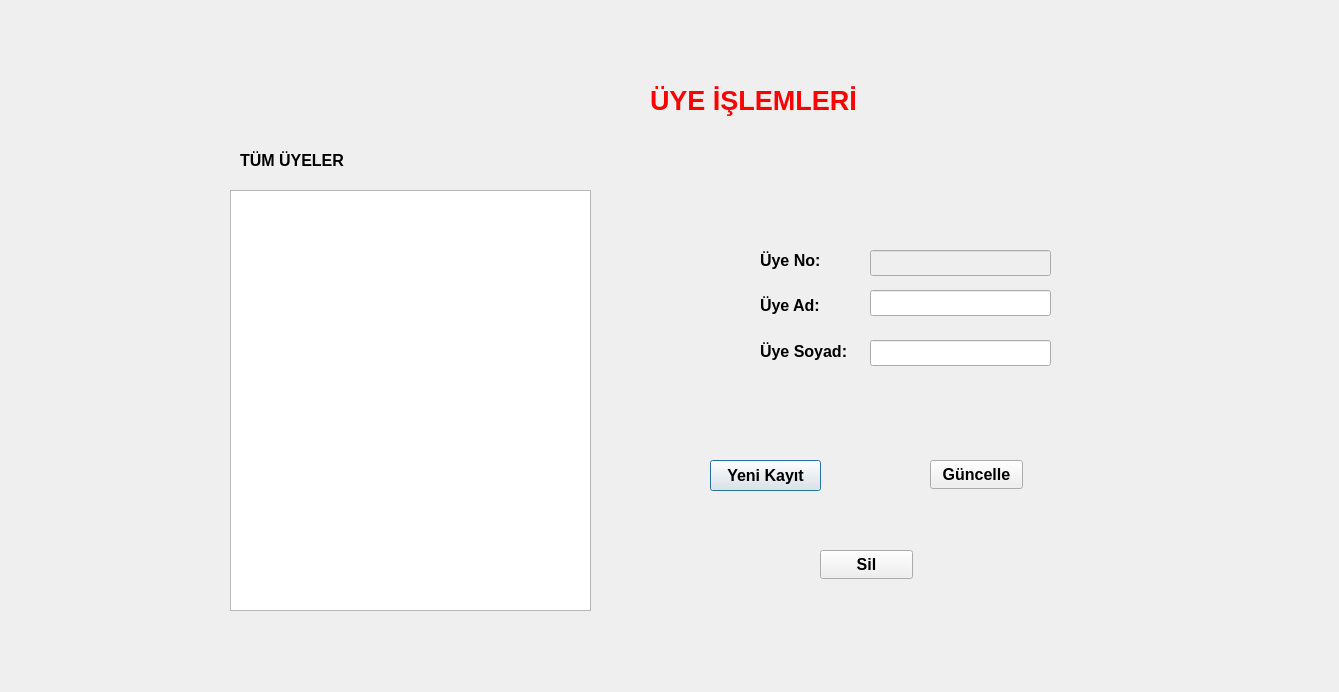
<?xml version="1.0" encoding="UTF-8"?>
<ui version="4.0">
 <class>uyeler</class>
 <widget class="QDialog" name="uyeler">
  <property name="geometry">
   <rect>
    <x>0</x>
    <y>0</y>
    <width>1339</width>
    <height>692</height>
   </rect>
  </property>
  <property name="windowTitle">
   <string>Dialog</string>
  </property>
  <widget class="QLabel" name="label">
   <property name="geometry">
    <rect>
     <x>650</x>
     <y>40</y>
     <width>501</width>
     <height>121</height>
    </rect>
   </property>
   <property name="palette">
    <palette>
     <active>
      <colorrole role="WindowText">
       <brush brushstyle="SolidPattern">
        <color alpha="255">
         <red>255</red>
         <green>0</green>
         <blue>0</blue>
        </color>
       </brush>
      </colorrole>
     </active>
     <inactive>
      <colorrole role="WindowText">
       <brush brushstyle="SolidPattern">
        <color alpha="255">
         <red>255</red>
         <green>0</green>
         <blue>0</blue>
        </color>
       </brush>
      </colorrole>
     </inactive>
     <disabled/>
    </palette>
   </property>
   <property name="font">
    <font>
     <pointsize>20</pointsize>
     <bold>true</bold>
    </font>
   </property>
   <property name="text">
    <string>ÜYE İŞLEMLERİ</string>
   </property>
   <property name="scaledContents">
    <bool>false</bool>
   </property>
  </widget>
  <widget class="QTableView" name="tv_uyeler">
   <property name="geometry">
    <rect>
     <x>230</x>
     <y>190</y>
     <width>361</width>
     <height>421</height>
    </rect>
   </property>
  </widget>
  <widget class="QLabel" name="label_2">
   <property name="geometry">
    <rect>
     <x>240</x>
     <y>150</y>
     <width>171</width>
     <height>20</height>
    </rect>
   </property>
   <property name="font">
    <font>
     <pointsize>12</pointsize>
     <bold>true</bold>
    </font>
   </property>
   <property name="text">
    <string>TÜM ÜYELER</string>
   </property>
  </widget>
  <widget class="QLineEdit" name="le_no">
   <property name="enabled">
    <bool>false</bool>
   </property>
   <property name="geometry">
    <rect>
     <x>870</x>
     <y>250</y>
     <width>181</width>
     <height>26</height>
    </rect>
   </property>
  </widget>
  <widget class="QLineEdit" name="le_ad">
   <property name="geometry">
    <rect>
     <x>870</x>
     <y>290</y>
     <width>181</width>
     <height>26</height>
    </rect>
   </property>
  </widget>
  <widget class="QLineEdit" name="le_soyad">
   <property name="geometry">
    <rect>
     <x>870</x>
     <y>340</y>
     <width>181</width>
     <height>26</height>
    </rect>
   </property>
  </widget>
  <widget class="QPushButton" name="btn_yenikayit">
   <property name="geometry">
    <rect>
     <x>710</x>
     <y>460</y>
     <width>111</width>
     <height>31</height>
    </rect>
   </property>
   <property name="font">
    <font>
     <pointsize>12</pointsize>
     <bold>true</bold>
    </font>
   </property>
   <property name="text">
    <string>Yeni Kayıt</string>
   </property>
  </widget>
  <widget class="QPushButton" name="btn_guncelle">
   <property name="geometry">
    <rect>
     <x>930</x>
     <y>460</y>
     <width>93</width>
     <height>29</height>
    </rect>
   </property>
   <property name="font">
    <font>
     <pointsize>12</pointsize>
     <bold>true</bold>
    </font>
   </property>
   <property name="text">
    <string>Güncelle</string>
   </property>
  </widget>
  <widget class="QPushButton" name="btn_sil">
   <property name="geometry">
    <rect>
     <x>820</x>
     <y>550</y>
     <width>93</width>
     <height>29</height>
    </rect>
   </property>
   <property name="font">
    <font>
     <pointsize>12</pointsize>
     <bold>true</bold>
    </font>
   </property>
   <property name="text">
    <string>Sil</string>
   </property>
  </widget>
  <widget class="QWidget" name="layoutWidget">
   <property name="geometry">
    <rect>
     <x>760</x>
     <y>240</y>
     <width>107</width>
     <height>131</height>
    </rect>
   </property>
   <layout class="QVBoxLayout" name="verticalLayout">
    <item>
     <widget class="QLabel" name="label_3">
      <property name="font">
       <font>
        <pointsize>12</pointsize>
        <bold>true</bold>
       </font>
      </property>
      <property name="text">
       <string>Üye No:</string>
      </property>
     </widget>
    </item>
    <item>
     <widget class="QLabel" name="label_4">
      <property name="font">
       <font>
        <pointsize>12</pointsize>
        <bold>true</bold>
       </font>
      </property>
      <property name="text">
       <string>Üye Ad:</string>
      </property>
     </widget>
    </item>
    <item>
     <widget class="QLabel" name="label_5">
      <property name="font">
       <font>
        <pointsize>12</pointsize>
        <bold>true</bold>
       </font>
      </property>
      <property name="text">
       <string>Üye Soyad:</string>
      </property>
     </widget>
    </item>
   </layout>
  </widget>
 </widget>
 <resources/>
 <connections/>
</ui>
